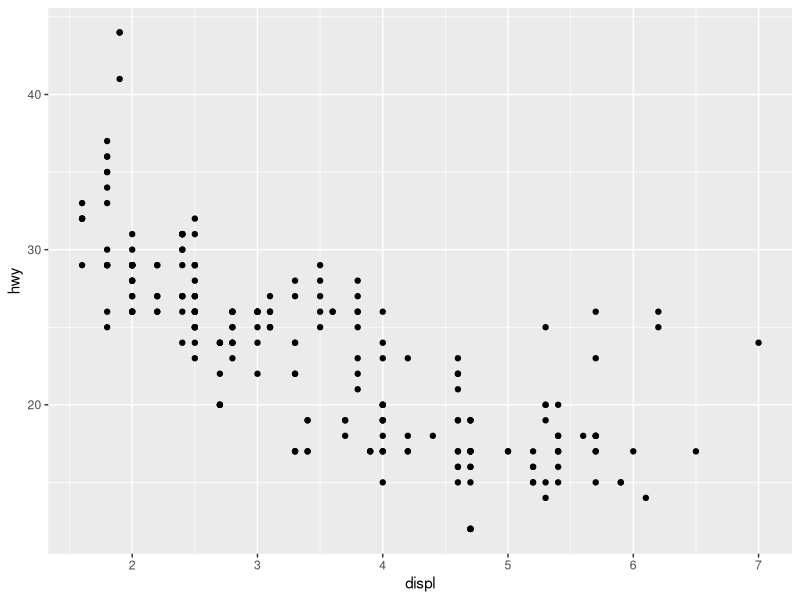
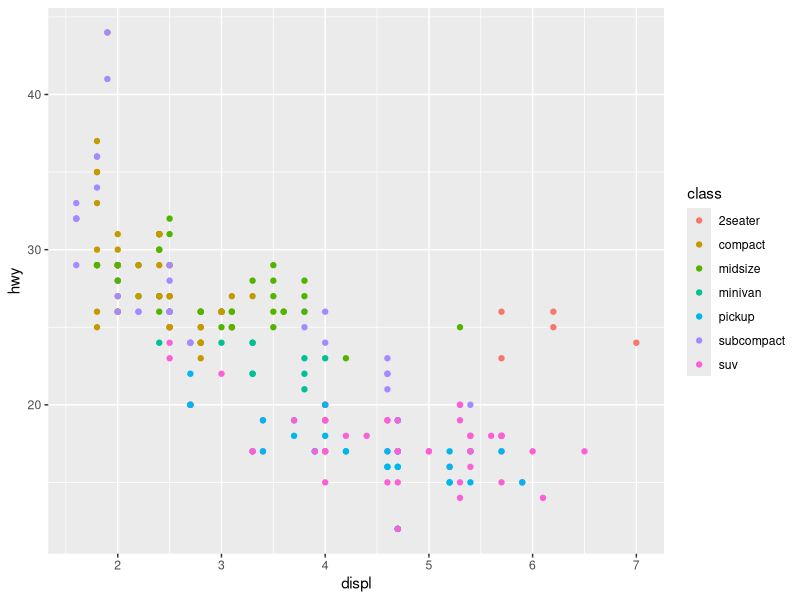
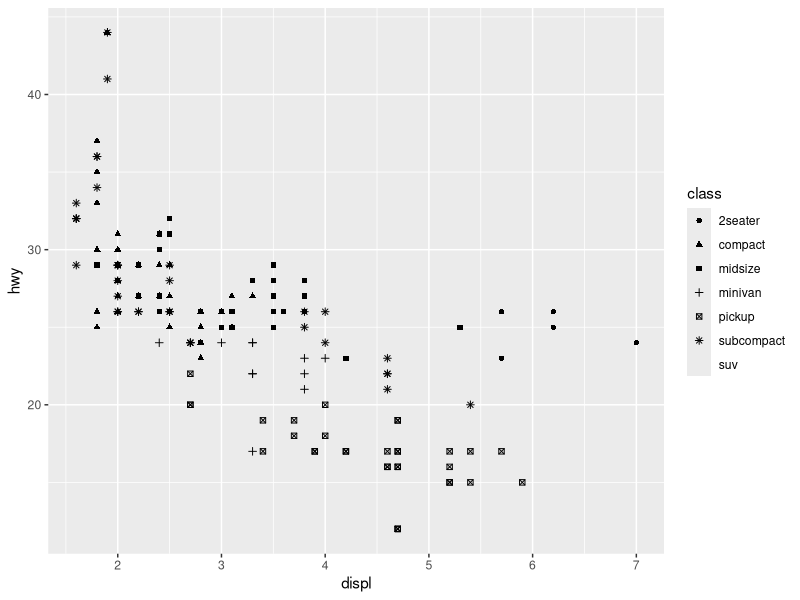
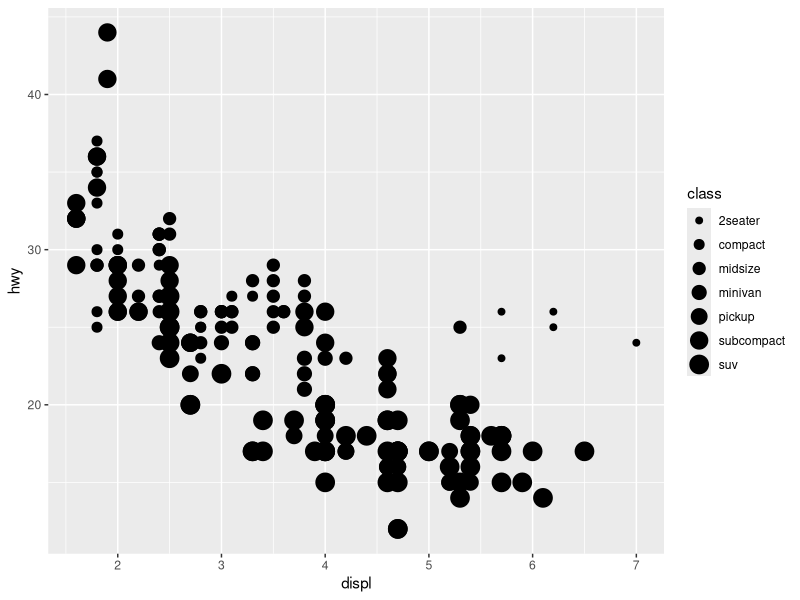
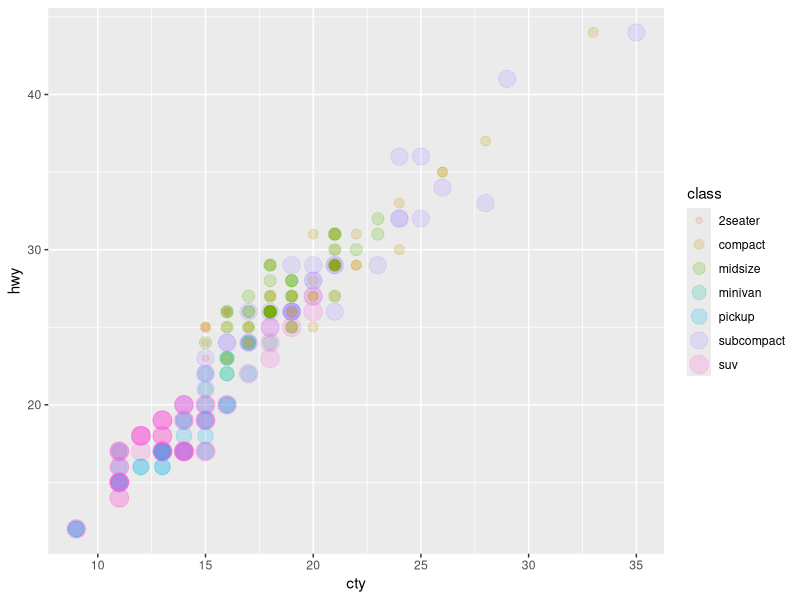
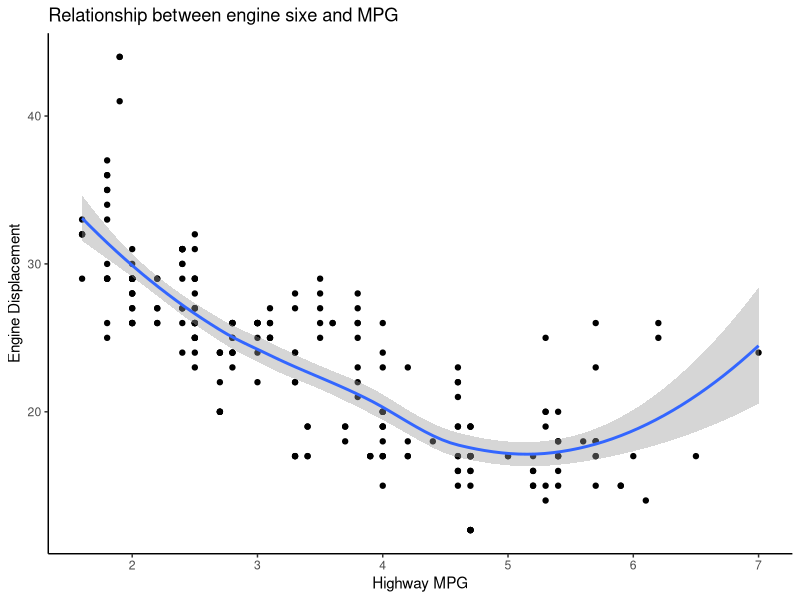

The R source for these figures, in order:
## ---- chunk 1
knitr::opts_chunk$set(echo = TRUE)
#this includes the library but by putting it in this chunk it is
#not shown
library(tidyverse)
## ---- chunk 2
#data()

g <- ggplot(data = mpg, aes(x = displ,y = hwy))
g + geom_point()

## ---- chunk 3
g + geom_point(aes(color = class))
## ---- chunk 4
g + geom_point(aes(shape = class))
## ---- chunk 5
g + geom_point(aes(size = class))
## ---- chunk 6
ggplot(data=mpg, aes(x=cty, y=hwy,size=class,color=class)) + geom_point(alpha = 0.2)
## ---- chunk 7
ggplot(data=mpg, aes(x=displ, y=hwy))+ 
geom_point()+
geom_smooth()+
labs(title = "Relationship between engine sixe and MPG",
     x= "Highway MPG",
     y="Engine Displacement")+
  theme_classic()
